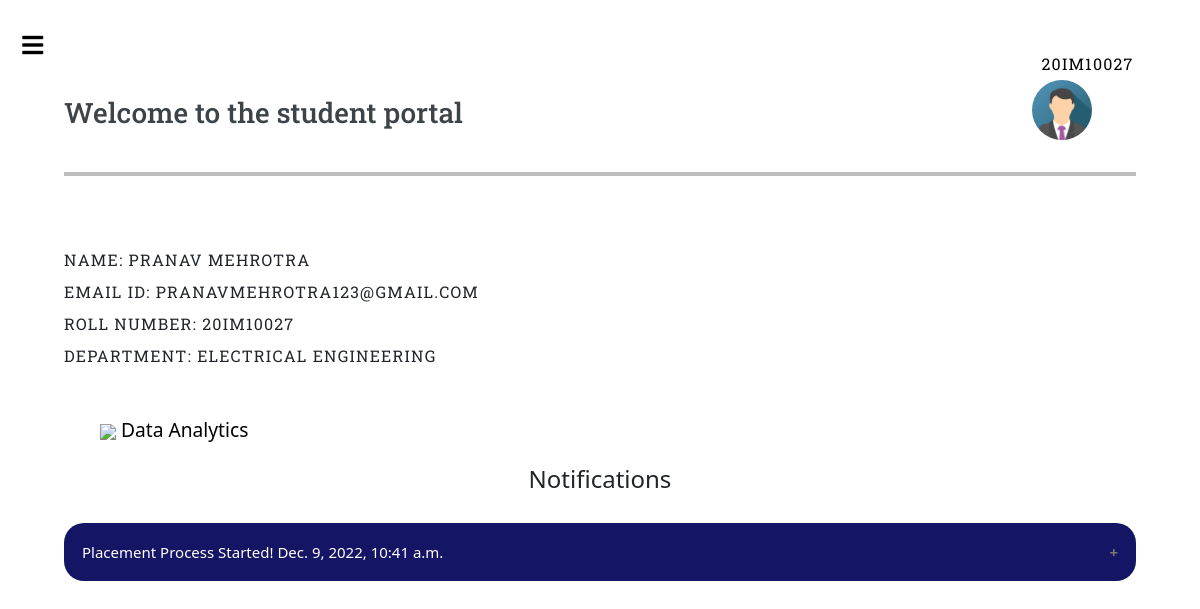
/get_cv/ (signed in), run on the app's committed database.
### accounts/models.py (models this page shows, shortened)
class Student(models.Model):
    user = models.OneToOneField(User, on_delete = models.CASCADE) #class student is defined which is defined over user. one to one relation between the two is specified
    department = models.CharField(max_length=60)
    roll_number = models.CharField(max_length=9,unique=True)#roll number should be unique
    list_of_comp = models.TextField(default="",verbose_name="List of Companies Applied",blank=True) #verbose name is alternate name that would appear in the database instead of original name
    list_of_alum = models.TextField(default="",verbose_name="List of Alumni Talked",blank=True)
    list_of_alum_pend = models.TextField(default="",verbose_name="List of Alumni request pending",blank=True)
    SDprofile = models.BooleanField(default=True,verbose_name="SDE Profile Chosen")
    DAprofile = models.BooleanField(default=False,verbose_name="DA Profile Chosen")
    CV_SD = models.FileField(verbose_name="CV of Software Profile",blank=True,null=True,default=None,upload_to='accounts/resumes')#upload to would store the uploaded doc in the local computer
    CV_DA = models.FileField(verbose_name="CV of Data Analytics Profile",blank=True,null=True,default=None,upload_to='accounts/resumes')

class User(AbstractUser): #user model defined which would be inherited by other models
    is_student=models.BooleanField(default=False) #to track if the user is student
    is_company=models.BooleanField(default=False) #to track if the user is company
    is_alumni=models.BooleanField(default=False) #to track if the user is alumni
    username = models.CharField(max_length=50,unique=True, default=uuid.uuid1) #username
    first_name = models.CharField(default = "demo",max_length=100) #first name
    last_name = models.CharField(default = "demo",max_length=100) #last name
    email = models.EmailField(unique=True) #email
    contact_number = models.CharField(max_length=10) #contact number
    REQUIRED_FIELDS = []#which fields are required fields
    def __str__(self): #this specifies how the user should be refered to in database
        return self.username

class Notification(models.Model):#to store notifications
    Date=models.DateTimeField(auto_now_add=True)#auto timestamp added
    Subject=models.CharField(max_length=40,default="Alert")#default subject added
    Notification = models.TextField()

### accounts/views.py (the view)
# urls.py: path('get_cv/',views.get_cv, name='get_cv'),
def get_cv(request):
    if (request.method == 'GET'):
        if(request.user.is_authenticated):#if user is authenticated that is request made after logging in
            user = User.objects.get(username = (request.user))
            student = Student.objects.get(user = user)#get the user first corresponding to that credential and then extract the student using this user
            cvs = {#extract cv
                'sd' : student.CV_SD,
                'da' : student.CV_DA
            }
            """ print(student.CV_SD)
            print(type(student.CV_SD))
             """
            notif = Notification.objects.all().order_by('-Date')
            return render(request,'../templates/index.html',{'cvs':cvs,'student':student,'notif':notif})#pass the extracted cv and other parameters required to index.html
        return redirect('/')

### templates/index.html (shortened to what this page needs)
<!DOCTYPE HTML>
<html>
	<head>
    {% load static %}
		<link rel="stylesheet" href="{% static 'assets/css/main.css' %}" />
    <link href="https://cdn.jsdelivr.net/npm/bootstrap@5.1.3/dist/css/bootstrap.min.css" rel="stylesheet">
	</head>
	<body class="is-preload" ">
    {%if status == 0 %}
    <meta http-equiv="refresh" content="0.1; url =/" />
    {% elif user.is_student%}
			<div id="wrapper">
					<div id="main">
						<div class="inner">
								<header id="header" style="border:none;">
								 <h3 style="position:relative;top:2vh">Welcome to the student portal
									 </h3>
										<div class="dropdown">
											<p style="color:black;float:right;position:relative;top:-2.5vh;left:-0.2vw;">{{student.roll_number}}</p>
											<button class="btn btn-secondary dropdown-toggle" type="button" id="dropdownMenuButton2" data-bs-toggle="dropdown" aria-expanded="false" style="width:5vw;height:5vw; border-radius:50%;background-color:white; border:none;float:right;position:relative;left:4vw;">
                        {% load static %}
                        <img src="{% static '/1.png' %}" style="height:5vw;border-radius:50%;position:relative; top:-6px;left:-12px">
                                        </button>
										  </div>
										</header>
										<hr style="border:2px solid black;">
								<section id="banner">
									<div class="content">
										<header>
											<p>Name: {{student.user.first_name}} {{student.user.last_name}}</p>
											<p>Email id: {{student.user}}</p>
											<p>Roll number: {{student.roll_number}}</p>
											<p>Department: {{student.department}}</p>
										</header>
										</div>
								</section>
                {% if cvs%}
                <ol style="list-style-type:none">
                  {% load static%}
                    {% if cvs.da %} <li> <a href= "{{cvs.da.url}}" target="_blank" style="text-decoration:none;color:black;font-size:1.2em;border:none"><img src="{%static '/4.png' %}" height=30vh> Data Analytics </a> {% endif %}
                </ol>
                {%else%}
                <a href = "{% url 'get_cv'%}" style="border-radius:10px; border:2px solid black;padding:2vh;text-decoration:none;color:black;"> View CV</a><br><br><br>
                {%endif%}
                <p style="font-size:1.5em;text-align:center" id="notifi"> Notifications </p>
                {% for i in notif%}
                <button class="accordion">{{i.Subject}} {{i.Date}}</button>
                {% empty %}
                <div> No New Notifications</div>
                {% endfor %}
					</div>
					</div>
    </div>
        {%elif user.is_company%}
                        {% load static %}
    {% elif user.is_alumni%}
                        {% load static %}
{% else %}
{% load static %}
{% endif %}
  {% load static %}
	</body>
</html>

### accounts/static/assets/css/main.css (style rules this page uses)
html, body, div, span, applet, object, iframe, h1, h2, h3, h4, h5, h6, p, blockquote, pre, a, abbr, acronym, address, big, cite, code, del, dfn, em, img, ins, kbd, q, s, samp, small, strike, strong, sub, sup, tt, var, b, u, i, center, dl, dt, dd, ol, ul, li, fieldset, form, label, legend, table, caption, tbody, tfoot, thead, tr, th, td, article, aside, canvas, details, embed, figure, figcaption, footer, header, hgroup, menu, nav, output, ruby, section, summary, time, mark, audio, video { margin: 0; padding: 0; border: 0; font-size: 100%; font: inherit; vertical-align: baseline; }
article, aside, details, figcaption, figure, footer, header, hgroup, menu, nav, section { display: block; }
body { line-height: 1; }
ol, ul { list-style: none; }
body { -webkit-text-size-adjust: none; }
body { -ms-overflow-style: scrollbar; }
html { box-sizing: border-box; }
*, *:before, *:after { box-sizing: inherit; }
body { background: #F6F7FA; }
body, input, select, textarea { color: #7f888f; font-family: "Open Sans", sans-serif; font-size: 13pt; font-weight: 400; line-height: 1.65; }
@media screen and (max-width: 1680px) { body, input, select, textarea { font-size: 11pt; } }
@media screen and (max-width: 1280px) { body, input, select, textarea { font-size: 10pt; } }
a { -moz-transition: color 0.2s ease-in-out, border-bottom-color 0.2s ease-in-out; -webkit-transition: color 0.2s ease-in-out, border-bottom-color 0.2s ease-in-out; -ms-transition: color 0.2s ease-in-out, border-bottom-color 0.2s ease-in-out; transition: color 0.2s ease-in-out, border-bottom-color 0.2s ease-in-out; border-bottom: dotted 1px; color: black; text-decoration: none; }
p { margin: 0 0 2em 0; }
h1, h2, h3, h4, h5, h6 { color: #3d4449; font-family: "Roboto Slab", serif; font-weight: 700; line-height: 1.5; margin: 0 0 1em 0; }
h3 { font-size: 1.25em; }
hr { border: 0; border-bottom: solid 2px rgba(178, 230, 48, 0.707); margin: 2em 0; }
header p { font-family: "Roboto Slab", serif; font-size: 1em; font-weight: 400; letter-spacing: 0.075em; margin-top: -0.5em; text-transform: uppercase; }
ol { list-style: decimal; margin: 0 0 2em 0; padding-left: 1.25em; }
ol li { padding-left: 0.25em; }
#wrapper { display: -moz-flex; display: -webkit-flex; display: -ms-flex; display: flex; -moz-flex-direction: row-reverse; -webkit-flex-direction: row-reverse; -ms-flex-direction: row-reverse; flex-direction: row-reverse; min-height: 100vh; }
#main { -moz-flex-grow: 1; -webkit-flex-grow: 1; -ms-flex-grow: 1; flex-grow: 1; -moz-flex-shrink: 1; -webkit-flex-shrink: 1; -ms-flex-shrink: 1; flex-shrink: 1; width: 100%; }
#main > .inner { padding: 0 6em 0.1em 6em ; margin: 0 auto; max-width: 110em; }
#main > .inner > section { padding: 6em 0 4em 0 ; border-top: solid 2px rgba(210, 215, 217, 0.75); }
#main > .inner > section:first-of-type { border-top: 0 !important; }
@media screen and (max-width: 1680px) { #main > .inner { padding: 0 5em 0.1em 5em ; } }
@media screen and (max-width: 1680px) { #main > .inner > section { padding: 5em 0 3em 0 ; } }
@media screen and (max-width: 1280px) { #main > .inner { padding: 0 4em 0.1em 4em ; } }
@media screen and (max-width: 1280px) { #main > .inner > section { padding: 4em 0 2em 0 ; } }
#header { display: -moz-flex; display: -webkit-flex; display: -ms-flex; display: flex; border-bottom: solid 5px #f56a6a; padding: 6em 0 1em 0; position: relative; }
#header > * { -moz-flex: 1; -webkit-flex: 1; -ms-flex: 1; flex: 1; margin-bottom: 0; }
@media screen and (max-width: 1680px) { #header { padding-top: 5em; } }
#banner { padding: 6em 0 4em 0 ; display: -moz-flex; display: -webkit-flex; display: -ms-flex; display: flex; }
#banner .content { -moz-flex-grow: 1; -webkit-flex-grow: 1; -ms-flex-grow: 1; flex-grow: 1; -moz-flex-shrink: 1; -webkit-flex-shrink: 1; -ms-flex-shrink: 1; flex-shrink: 1; width: 50%; }

### templates/index.html (style rules this page uses)
.accordion { background-color:#151565 ; color: white; cursor: pointer; padding: 18px; width: 100%; border: none; text-align: left; outline: none; font-size: 15px; transition: 0.4s; margin-top:10px; border-radius:20px; }
.accordion:after { content: '\002B'; color: #777; font-weight: bold; float: right; margin-left: 5px; }

### data on the page
Student: roll_number "20IM10027", user.first_name "PRANAV", user.last_name "MEHROTRA", user "PRANAVMEHROTRA123@GMAIL.COM", department "ELECTRICAL ENGINEERING"
Notification: Subject "Placement Process Started!", Date "Dec. 9, 2022, 10:41 a.m."
